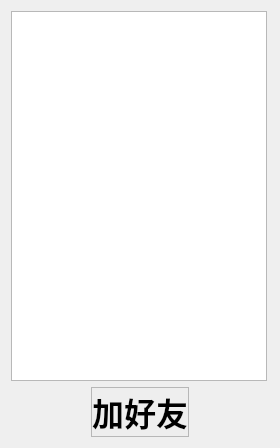
<?xml version="1.0" encoding="UTF-8"?>
<ui version="4.0">
 <class>Online</class>
 <widget class="QWidget" name="Online">
  <property name="geometry">
   <rect>
    <x>0</x>
    <y>0</y>
    <width>280</width>
    <height>448</height>
   </rect>
  </property>
  <property name="windowTitle">
   <string>Form</string>
  </property>
  <layout class="QVBoxLayout" name="verticalLayout_2">
   <item>
    <layout class="QVBoxLayout" name="verticalLayout">
     <item>
      <widget class="QListWidget" name="online_lw">
       <property name="sizePolicy">
        <sizepolicy hsizetype="Fixed" vsizetype="Expanding">
         <horstretch>0</horstretch>
         <verstretch>0</verstretch>
        </sizepolicy>
       </property>
       <property name="font">
        <font>
         <pointsize>16</pointsize>
        </font>
       </property>
      </widget>
     </item>
     <item>
      <layout class="QHBoxLayout" name="horizontalLayout">
       <item>
        <spacer name="horizontalSpacer">
         <property name="orientation">
          <enum>Qt::Horizontal</enum>
         </property>
         <property name="sizeHint" stdset="0">
          <size>
           <width>40</width>
           <height>20</height>
          </size>
         </property>
        </spacer>
       </item>
       <item>
        <widget class="QPushButton" name="addFriend_pb">
         <property name="font">
          <font>
           <family>Arial</family>
           <pointsize>24</pointsize>
           <weight>75</weight>
           <bold>true</bold>
          </font>
         </property>
         <property name="styleSheet">
          <string notr="true">QPushButton
{
	color:black;
	background-color:rgb(238 , 238 , 238);
	border: 1px solid rgb(183 , 183 , 183);
}

QPushButton:hover
{
	color:black;
	background-color:rgb(228 , 240 , 250);
	border: 1px solid rgb(15 , 150 , 255);
}

QPushButton:pressed
{
	color:black;
	background-color:rgb(204 , 228 , 247);
	border: 1px solid rgb(1 , 84 , 153);
	padding-left:3px;
	padding-top:3px;
}
</string>
         </property>
         <property name="text">
          <string>加好友</string>
         </property>
        </widget>
       </item>
       <item>
        <spacer name="horizontalSpacer_2">
         <property name="orientation">
          <enum>Qt::Horizontal</enum>
         </property>
         <property name="sizeHint" stdset="0">
          <size>
           <width>40</width>
           <height>20</height>
          </size>
         </property>
        </spacer>
       </item>
      </layout>
     </item>
    </layout>
   </item>
  </layout>
 </widget>
 <resources/>
 <connections/>
</ui>
